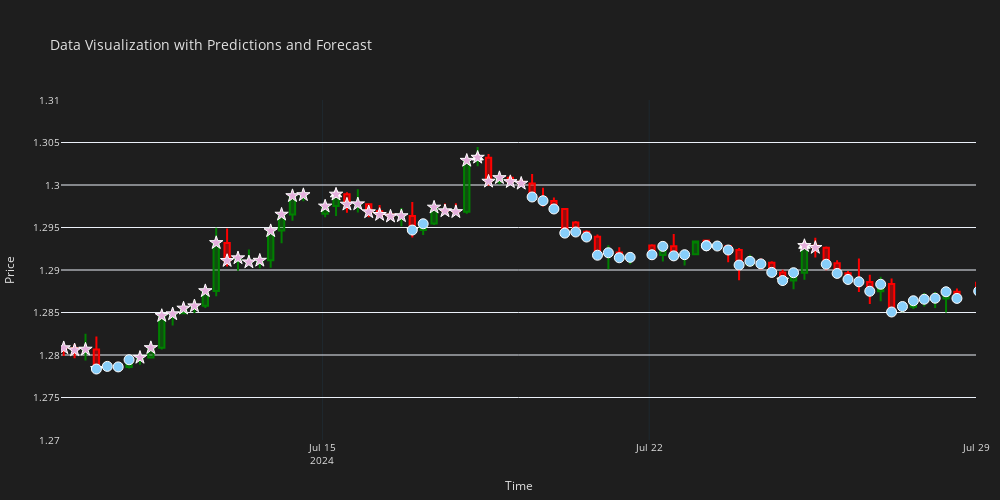

Notebook code for this chart:
### Code cell
df['y_pred'] = y_pred_reconstructed
fig = Visualizer.plot_with_peaks(df=df, plot_peaks=True, plot_ypred=True, symbol_size=10)

# Set x-axis limits
fig.update_layout(
                xaxis=dict(range=['2024-07-09', '2024-07-29']),
                yaxis=dict(range=[1.27, 1.31])
            )
fig.show()

### Figure 1 — Plotly figure (JSON) as saved in the notebook; plotly's stock layout.template omitted (floating-point values rounded to 4 significant figures; data arrays with more than 128 entries replaced by an {"elided": "..."} marker saying what was removed)
{"data": [{"close": {"elided": "6990 float values"}, "decreasing": {"line": {"color": "red"}}, "high": {"elided": "6990 float values"}, "increasing": {"line": {"color": "green"}}, "low": {"elided": "6990 float values"}, "name": "Testing Data", "open": {"elided": "6990 float values"}, "type": "candlestick", "x": {"elided": "6990 str values"}}, {"marker": {"color": "white", "line": {"color": "white", "width": 1}, "size": 10, "symbol": "triangle-up"}, "mode": "markers", "name": "Signal Peaks", "type": "scatter", "x": {"elided": "425 str values"}, "y": {"elided": "425 float values"}}, {"marker": {"color": "yellow", "line": {"color": "white", "width": 1}, "size": 10, "symbol": "triangle-down"}, "mode": "markers", "name": "Signal Valleys", "type": "scatter", "x": {"elided": "433 str values"}, "y": {"elided": "433 float values"}}, {"marker": {"color": "#E4AFDC", "line": {"color": "white", "width": 1}, "size": 10, "symbol": "star"}, "mode": "markers", "name": "Predicted Peaks", "type": "scatter", "x": {"elided": "3181 str values"}, "y": {"elided": "3181 float values"}}, {"marker": {"color": "LightSkyBlue", "line": {"color": "white", "width": 1}, "size": 10, "symbol": "circle"}, "mode": "markers", "name": "Predicted Valleys", "type": "scatter", "x": {"elided": "3268 str values"}, "y": {"elided": "3268 float values"}}], "layout": {"font": {"color": "#e1e1e1", "size": 10}, "height": 500, "legend": {"title": {"text": "Elements"}}, "margin": {"b": 10, "l": 15, "r": 15}, "paper_bgcolor": "#1e1e1e", "plot_bgcolor": "#1e1e1e", "showlegend": false, "title": {"text": "Data Visualization with Predictions and Forecast"}, "width": 1000, "xaxis": {"fixedrange": false, "gridcolor": "#1f292f", "range": ["2024-07-09", "2024-07-29"], "rangebreaks": [{"bounds": ["sat", "mon"]}], "rangeslider": {"visible": false}, "showgrid": true, "title": {"text": "Time"}}, "yaxis": {"range": [1.27, 1.31], "title": {"text": "Price"}}}}
